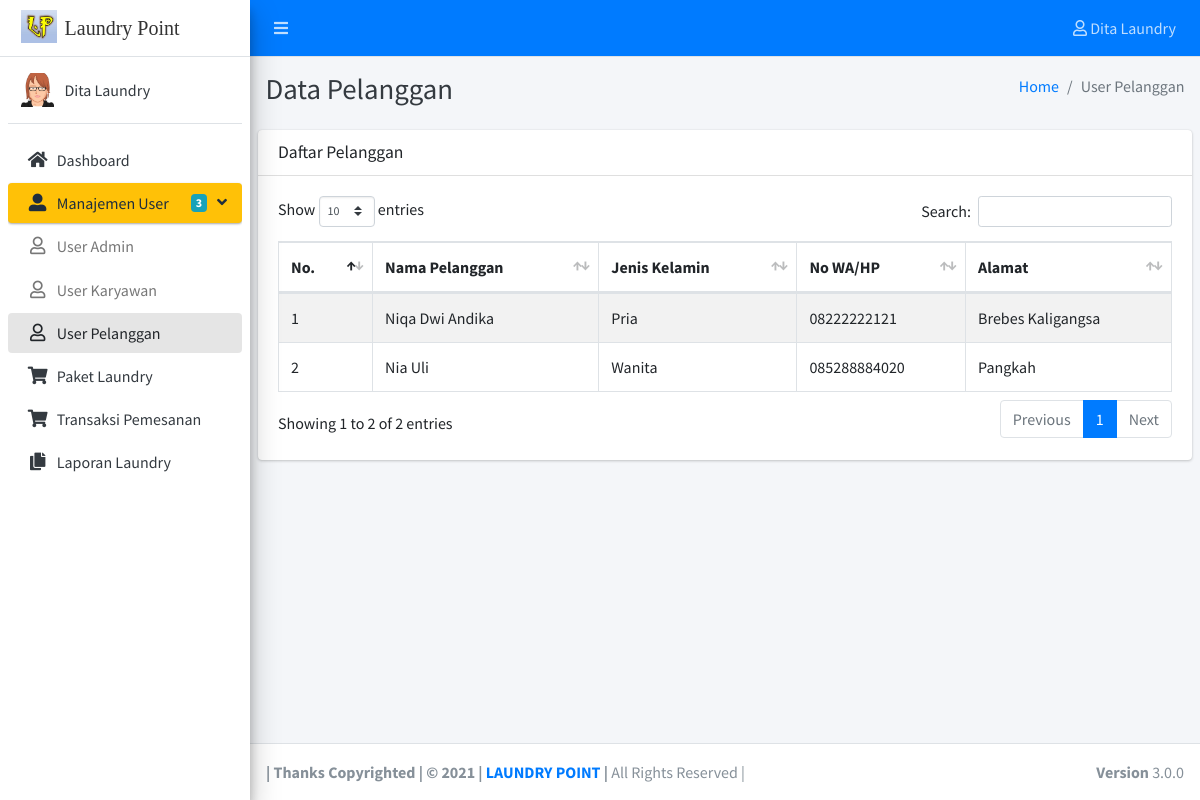
The app's page /Hal-Karyawan/user-pelanggan.php (signed in) with its own data.
### tables this page shows
CREATE TABLE `pelanggan` (
  `id_pelanggan` int(11) NOT NULL,
  `nama_pelanggan` varchar(50) NOT NULL,
  `jenis_kelamin` enum('Pria','Wanita') NOT NULL,
  `no_hp` varchar(14) NOT NULL,
  `alamat` varchar(255) NOT NULL
);

### Hal-Karyawan/user-pelanggan.php (the view, shortened to what this page needs)
<?php
include 'koneksi.php';
$id = $_SESSION['id'];
$lv = $_SESSION['level'];
if($lv == "admin"){
	$admin = mysqli_query($koneksi,"select * from admin where id_admin like '%".$id."%'");
	while($a = mysqli_fetch_array($admin)){
		$nm = $a['nama_admin'];
	}
}elseif($lv == "karyawan"){
	$karyawan = mysqli_query($koneksi,"select * from karyawan where id_karyawan like '%".$id."%'");
	while($k = mysqli_fetch_array($karyawan)){
		$nm = $k['nama_karyawan'];
	}
}else{
	$pelanggan = mysqli_query($koneksi,"select * from pelanggan where id_pelanggan like '%".$id."%'");
	while($p = mysqli_fetch_array($pelanggan)){
		$nm = $p['nama_pelanggan'];
	}
}
?>
<!DOCTYPE html>
<html>
<head>
  <link rel="stylesheet" href="../plugins/fontawesome-free/css/all.min.css">
  <link rel="stylesheet" href="../plugins/openiconic-free/css/open-iconic.min.css">
  <link rel="stylesheet" href="../plugins/datatables-bs4/css/dataTables.bootstrap4.min.css">
  <link rel="stylesheet" href="../plugins/datatables-responsive/css/responsive.bootstrap4.min.css">
  <link rel="stylesheet" href="../dist/css/adminlte.min.css">
  <link rel="stylesheet" href="../plugins/overlayScrollbars/css/OverlayScrollbars.min.css">
</head>
<body class="hold-transition sidebar-mini layout-fixed">
<div class="wrapper">
  <nav class="main-header navbar navbar-expand navbar-blue navbar-dark">
    <ul class="navbar-nav">
      <li class="nav-item">
        <a class="nav-link" data-widget="pushmenu" href="#" role="button"><i class="fas fa-bars"></i></a>
      </li>
    </ul>
    <ul class="navbar-nav ml-auto">
      <li class="nav-item dropdown">
        <a class="nav-link" data-toggle="dropdown" href="#">
          <i class="far fa-user"></i> <?php echo $nm; ?>
        </a>
      </li>
    </ul>
  </nav>
   <aside class="main-sidebar sidebar-light-warning elevation-4">
    <a href="dashboard.php" class="brand-link">
      <img src="../dist/img/laundry.jpg" alt="AdminLP Logo" class="brand-image">
      <span class="brand-text"><font face="Jokerman"> Laundry Point </font></span>
    </a>
    <div class="sidebar">
      <div class="user-panel mt-3 pb-3 mb-3 d-flex">
        <div class="image">
          <img src="../dist/img/avatar3.png" alt="User Image" width="100px">
        </div>
        <div class="info">
            <a href="#" class="d-block"><?php echo $nm; ?></a>
        </div>
      </div>
      <nav class="mt-2">
        <ul class="nav nav-pills nav-sidebar flex-column" data-widget="treeview" role="menu" data-accordion="false">
          <li class="nav-item has-treeview">
            <a href="dashboard.php" class="nav-link">
              <i class="nav-icon fas fa-home"></i>
              <p> Dashboard </p>
            </a>
          </li>
          <li class="nav-item has-treeview menu-open">
            <a href="#" class="nav-link active">
              <i class="nav-icon fas fa-user-alt"></i>
              <p>
                Manajemen User
                <i class="fas fa-angle-left right"></i>
                <span class="badge badge-info right">3</span>
              </p>
            </a>
            <ul class="nav nav-treeview">
              <li class="nav-item">
                <a href="user-administrator.php" class="nav-link">
                  <i class="far fa-user nav-icon"></i>
                  <p> User Admin  </p>
                </a>
              </li>
              <li class="nav-item">
                <a href="user-karyawan.php" class="nav-link">
                  <i class="far fa-user nav-icon"></i>
                  <p> User Karyawan  </p>
                </a>
              </li>
              <li class="nav-item">
                <a href="user-pelanggan.php" class="nav-link active">
                  <i class="far fa-user nav-icon"></i>
                  <p> User Pelanggan  </p>
                </a>
              </li>
            </ul>
          </li>
          <li class="nav-item">
            <a href="paket-laundry.php" class="nav-link">
              <i class="nav-icon fas fa-shopping-cart"></i>
              <p> Paket Laundry </p>
            </a>
          </li>
          <li class="nav-item">
            <a href="transaksi-pemesanan.php" class="nav-link">
              <i class="nav-icon fas fa-shopping-cart"></i>
              <p> Transaksi Pemesanan </p>
            </a>
          </li>
          <li class="nav-item">
            <a href="laporan.php" class="nav-link">
              <i class="nav-icon fas fa-copy"></i>
              <p> Laporan Laundry </p>
            </a>
          </li>
        </ul>
      </nav>
    </div>
  </aside>
  <div class="content-wrapper">
    <div class="content-header">
      <div class="container-fluid">
        <div class="row mb-2">
          <div class="col-sm-6">
            <h1 class="m-0 text-dark">Data Pelanggan</h1>
          </div>
          <div class="col-sm-6">
            <ol class="breadcrumb float-sm-right">
              <li class="breadcrumb-item"><a href="dashboard.php">Home</a></li>
              <li class="breadcrumb-item active">User Pelanggan</li>
            </ol>
          </div>
        </div>
      </div>
    </div>
    <section class="content">
        <div class="row">
            <div class="col-12">
                <div class="card">
                    <div class="card-header">
                      <h3 class="card-title">Daftar Pelanggan</h3>
                    </div>
        <div class="card-body">
            <table id="example1" class="table table-bordered table-striped">
              <thead>
              <tr>
                <th>No.</th>
                <th>Nama Pelanggan</th>
                <th>Jenis Kelamin</th>
                <th>No WA/HP</th>
                <th>Alamat</th>
              </tr>
              </thead>
              <tbody>
<?php
              include 'koneksi.php';
              $no = 1;
              $user_pelanggan = mysqli_query($koneksi,"select * from pelanggan");
              while($up = mysqli_fetch_array($user_pelanggan))
              {
?>
              <tr>
                <td><?php echo $no++; ?></td>
                <td><?php echo $up['nama_pelanggan'];?></td>
                <td><?php echo $up['jenis_kelamin'];?></td>
                <td><?php echo $up['no_hp'];?></td>
                <td><?php echo $up['alamat'];?></td>
              </tr>
<?php
              }
?>
            </table>
        </div>
    </section>
  </div>
  <footer class="main-footer">
    <strong>| Thanks Copyrighted | &copy; 2021 | <a href="">LAUNDRY POINT</a> |</strong>
    All Rights Reserved |
    <div class="float-right d-none d-sm-inline-block">
      <b>Version</b> 3.0.0
    </div>
  </footer>
</div>
</body>
</html>

### records on screen
pelanggan: nama_pelanggan "Niqa Dwi Andika", jenis_kelamin "Pria", no_hp "08222222121", alamat "Brebes Kaligangsa"
pelanggan: nama_pelanggan "Nia Uli", jenis_kelamin "Wanita", no_hp "085288884020", alamat "Pangkah"

### other values on screen
$nm "Dita Laundry"
